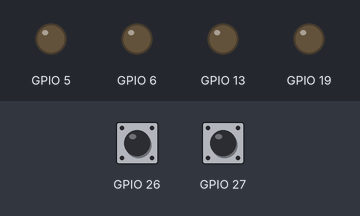
A program run on a simulated Raspberry Pi (BCM pin numbers). Shown: output pins drawn as LEDs (lit = HIGH). The test bench sets the inputs (shaded band); at power-on: GPIO 26 HIGH, GPIO 27 HIGH.

Above: at 1.2 s.
1.3 s: GPIO 26 pulled LOW for 0.15 s
At 2.6 s:
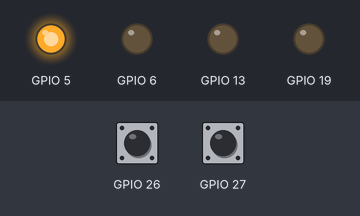
2.9 s: GPIO 26 pulled LOW for 1 s
At 5.1 s:
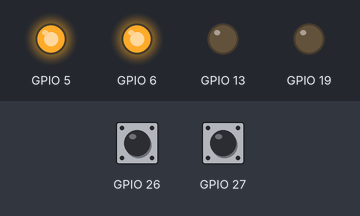
5.4 s: GPIO 27 pulled LOW for 0.15 s
At 6.0 s:
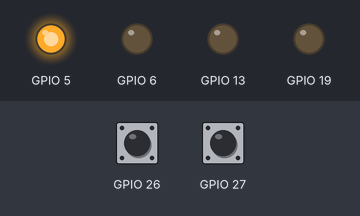
7.0 s: GPIO 27 pulled LOW for 1 s
At 8.4 s:
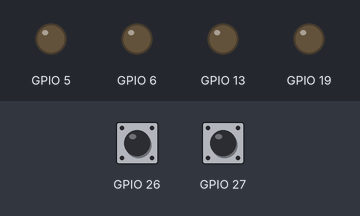
Timing chart, 0 to 10.0 s (numbered marks = the images above; inputs shaded):
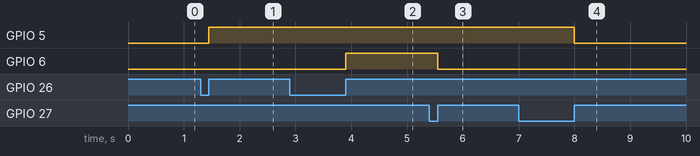

The program:

bar_graph.py
```python
import RPi.GPIO as GPIO
import time

led_val = 0

def setup_gpio():
    GPIO.setwarnings(False)
    GPIO.setmode(GPIO.BCM)
    GPIO.setup(26, GPIO.IN, pull_up_down=GPIO.PUD_UP)
    GPIO.setup(27, GPIO.IN, pull_up_down=GPIO.PUD_UP)
    GPIO.setup(5, GPIO.OUT)
    GPIO.setup(6, GPIO.OUT)
    GPIO.setup(13, GPIO.OUT)
    GPIO.setup(19, GPIO.OUT)

def update_leds():
    if led_val==0:
        GPIO.output(5, 0)
        GPIO.output(6, 0)
    elif led_val==1:
        GPIO.output(5, 1)
        GPIO.output(6, 0)
    elif led_val==2:
        GPIO.output(5, 1)
        GPIO.output(6, 1)

def button_pressed(channel):
    global led_val
    if channel==26:
        led_val = led_val + 1
    if channel==27:
        led_val = led_val - 1
    if led_val > 2:
        led_val=2
    if led_val < 0:
        led_val = 0
    update_leds()

setup_gpio()
GPIO.add_event_detect(26, GPIO.RISING, callback=button_pressed, bouncetime=100)
GPIO.add_event_detect(27, GPIO.RISING, callback=button_pressed, bouncetime=100)

while True:
    time.sleep(0.5)
```

Measured:
- after the input at 1.3 s, GPIO 5: LOW → HIGH after 0.15 s
- after the input at 2.9 s, GPIO 6: LOW → HIGH after 1.0 s
- after the input at 5.4 s, GPIO 6: HIGH → LOW after 0.15 s
- after the input at 7.0 s, GPIO 5: HIGH → LOW after 1.0 s
